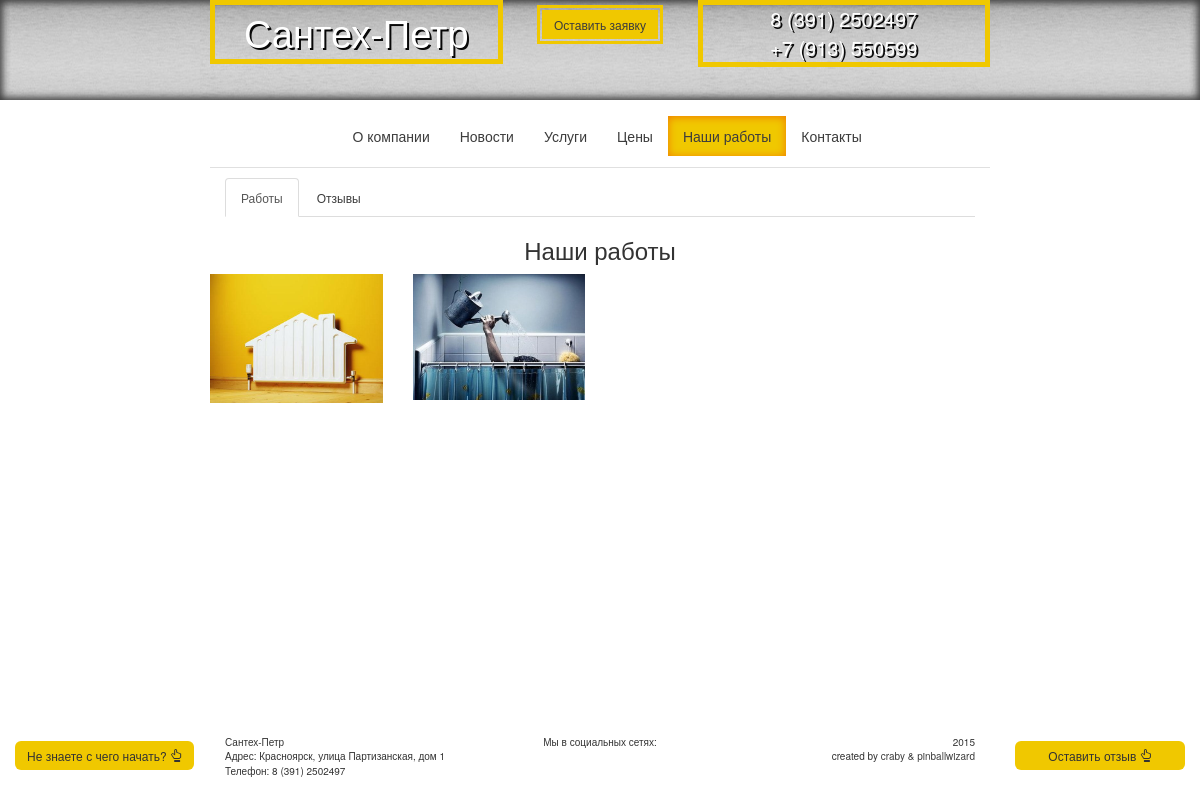
The app's page /reviews/ with its own data.
### base/models.py (models this page shows, shortened)
class Office(models.Model):
    MAP_CHOICES = (
        ('yandex#map', 'Схема'),
        ('yandex#satellite', 'Спутник'),
        ('yandex#hybrid', 'Гибрид'),
        ('yandex#publicMap', 'Народная'),
        ('yandex#publicMapHybrid', 'Народная+Гибрид'),
    )
    name = models.CharField("Название компании", max_length=100)
    address = models.CharField("Контактный адресс", max_length=100)
    email = models.EmailField("Контактная почта", max_length=50, blank=True)
    phone1 = models.CharField("Телефон Офис", max_length=15, blank=True)
    phone2 = models.CharField("Телефон Тех.поддержки", max_length=15, blank=True)
    latitude = models.CharField("Широта", max_length=10)
    longitude = models.CharField("Долгота", max_length=10)
    maptype = models.CharField("Тип карты", max_length=30, choices=MAP_CHOICES, default='yandex#map')

class Project(models.Model):
    name = models.CharField("Название проекта", max_length=100)
    face_image = models.ImageField("Заставка")

### base/views.py (the view, shortened to what this page needs)
# urls.py: url(r'^reviews/', views.reviews, name='reviews'),
def reviews(request):
    p = []
    projects = Project.objects.all()
    for project1 in projects:
        project1.image = ProjectImage.objects.all().filter(project__name=project1.name)
    data = {
        'reviews': Review.objects.all(),
        'widgets': SocialWidget.objects.all(),
        'office': Office.objects.get(pk=1),
        'reviewForm': ReviewForm(),
        'ptext': popover_text,
        'projects': projects,
        'thanks': False,
    }
    return render(request, 'base/reviews.html', data)

### base/templates/base/reviews.html (shortened to what this page needs)
{% extends "base/template.html" %}
{% load staticfiles %}
{% block body %}
    <div role="tabpanel">
        <ul class="nav nav-tabs" role="tablist">
            <li role="presentation" class="active"><a href="#works" aria-controls="works" role="tab" data-toggle="tab">Работы</a></li>
            <li role="presentation"><a href="#reviews" aria-controls="reviews" role="tab" data-toggle="tab">Отзывы</a></li>
        </ul>
        <div class="tab-content">
            <div role="tabpanel" class="tab-pane active" id="works">
                <div class="row">
                    <h3 class="text-center">Наши работы</h3>
                    <div class="row">
                        {% for project in projects %}
                            <div class="col-md-3">
                                <a href="#" data-toggle="modal" data-target=".{{ project.pk }}Modal">
                                    <img src="{{ project.face_image.url }}" class="img-responsive">
                                </a>
                            </div>
                        {% endfor %}
                    </div>
                </div>
            </div>
        </div>
    </div>
{% endblock body %}

### base/templates/base/template.html (shortened to what this page needs)
<!DOCTYPE html>
<html>
<head lang="en">
    {% load staticfiles %}
    <link href="{% static 'base/bootstrap/css/bootstrap.css' %}" rel="stylesheet">
    <link href="{% static 'base/style/mystyle.css' %}" rel="stylesheet">
</head>
<body>
    {% block header %}
        <header class="sm-header">
            <div class="overlay"></div>
            <div class="container">
                <div class="row text-center">
                    <div class="col-md-3 col-md-offset-2 big-square firm-name">
                        {{ office.name }}
                    </div>
                    <div class="col-md-2">
                        <div class="border">
                            <a href="{% url 'contacts' %}">
                                <button class="btn yellow-btn" type="button">Оставить заявку</button>
                            </a>
                        </div>
                    </div>
                    <div class="col-md-3 big-square phone">
                        {{ office.phone1 }} <br>
                        {{ office.phone2 }}
                    </div>
                </div>
            </div>
        </header>
    {% endblock header %}
    <nav class="navbar">
        <div class="container">
            <div class="row">
                <div class="col-md-6 col-md-offset-3">
                    <div class="collapse navbar-collapse" id="myNavbar">
                        <ul class="nav nav-pills nav-justified">
                            <li><a href="{% url 'home' %}"><nobr>О компании</nobr></a></li>
                            <li><a href="{% url 'blog' %}">Новости</a></li>
                            <li><a href="{% url 'services' %}">Услуги</a></li>
                            <li><a href="{% url 'pricing' %}">Цены</a></li>
                            <li><a href="{% url 'reviews' %}"><nobr>Наши работы</nobr></a></li>
                            <li><a href="{% url 'contacts' %}">Контакты</a></li>
                        </ul>
                    </div>
                </div>
            </div>
        </div>
    </nav>
    <div class="container">
        <div class="row">
            <div class="col-md-8 col-md-offset-2 content">
                {% block body %}
                {% endblock body %}
            </div>
        </div>
        <div class="col-md-2 navbar-fixed-bottom">
            <div class="text-center">
                <button type="button" class="yellow-btn btn call-popover float-btn" data-content="{{ ptext }}" data-toggle="popover">
                    Не знаете с чего начать?
                    <span class="glyphicon glyphicon-hand-up" aria-hidden="true"></span>
                </button>
            </div>
        </div>
        <div class="col-md-2 col-md-offset-10 navbar-fixed-bottom">
            <div class="text-center">
                <button type="button" class="yellow-btn btn float-btn" data-toggle="modal" data-target="#reviewModal">
                    Оставить отзыв
                    <span class="glyphicon glyphicon-hand-up" aria-hidden="true"></span>
                </button>
            </div>
        </div>
    </div>
    <footer class="footer">
        <div class="container">
            <div class="row">
                <div class="col-md-3 hidden-xs hidden-sm col-md-offset-2">
                    {{ office.name }}<br>
                    Адрес: {{ office.address }}<br>
                    Телефон: {{ office.phone1 }}
                </div>
                <div class="col-md-2 col-xs-6 text-center">
                    Мы в социальных сетях:<br>
                </div>
                <div class="col-md-3 col-xs-6 hidden-xs hidden-sm text-right">
                    <span>2015<br> created by
                        <a href="https://github.com/craby-c">craby</a> &
                        <a href="https://github.com/pinballwizard">pinballwizard</a>
                    </span>
                </div>
            </div>
        </div>
    </footer>
</body>
</html>

### base/static/base/style/mystyle.css (style rules this page uses)
html { min-height: 100%; position: relative; }
body { height: 100%; width: 100%; margin-bottom: 100px; font-size: 12px; }
header { position: relative; width: 100%; color: #ffffff; text-shadow: #080808 2px 2px; }
.overlay { width: 100%; height: 100%; position: absolute; background:url('../images/bg-head.jpg') repeat 100% 50%; background-attachment: fixed; box-shadow: inset 0 1px 10px #3c3c3c, inset 0 -1px 10px #3c3c3c; }
.sm-header { height:100px; }
nav { margin: 15px 0; font-size: 14px; }
.navbar { min-height: 0; margin-bottom: 10px; }
a, a:hover, a:active { color: #3c3c3c; text-decoration: none; }
.nav-pills>li>a { border-radius: 0; }
.nav-pills>li.active>a, .nav-pills>li.active>a:hover { color: #3c3c3c; background: rgb(240,200,0); border-radius: 0; box-shadow:inset 0 1px 8px rgb(240,120,0); }
.footer { position: absolute; bottom: 0; width: 100%; height: 65px; font-size: 10px; }
.footer>.container, .footer>.container>.row, .footer>.container>.row>div { height: 100%; }
.big-square { border: 5px solid rgb(240,200,0); border-radius: 0; }
.yellow-btn { background: rgb(240,200,0); border-radius: 0; min-width: 100%; font-size: 12px; outline: 0; border: none; white-space: nowrap; }
.border { display: inline-block; border: 3px solid rgb(240,200,0); padding: 2px; margin: 5px; width: auto; }
.content { border-top: 1px solid #e0e0e0; padding-top: 10px; }
.img-responsive { height: 100%; width: 100%; }
.phone { font-size: 20px; }
.firm-name { font-size: 38px; }
.float-btn { margin-bottom: 30px; border-radius: 6px; outline: none; }

### records on screen
Office: name "Сантех-Петр", phone1 "8 (391) 2502497", phone2 "+7 (913) 550599", address "Красноярск, улица Партизанская, дом 1"
Project: face_image (picture)
Project: face_image (picture)
